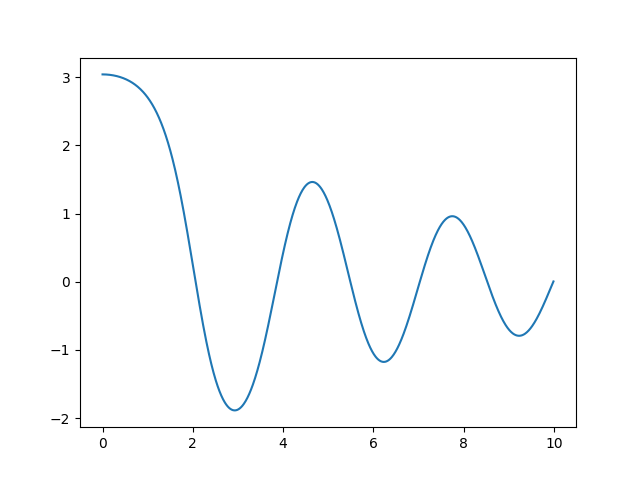

This chart was generated by the following Python code:
import numpy as np
from scipy.integrate import odeint
import matplotlib.pyplot as plt

t=np.arange(0,10,0.01)

def diff_func(z,t): #z - кортеж с изменяемыми величинами
    theta,omega=z
    dtheta_dt=omega
    domega_dt=-k*omega-c*np.sin(theta)

    return dtheta_dt,domega_dt

theta0=np.pi-0.1
omega0=0
z0=theta0,omega0 #перенос величин через кортеж в функцию

k=0.25
c=5.0

s=odeint(diff_func,z0,t)
plt.plot(t,s[:,0])
	
plt.savefig('system_solve.png')
